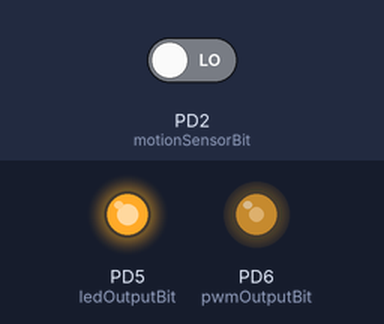
Simulated run of this program. Board: ATmega328P, built with avr-gcc and emulated at 8 MHz (the files do not name the chip). On the bench: output pins drawn as LEDs (lit = HIGH). Inputs (shaded band) come from the test bench; at power-on: PD2 (motionSensorBit) LOW.

Above: at 1.2 s.
1.3 s: PD2 (motionSensorBit) driven HIGH
Timing chart, 0 to 3.4 s (numbered marks = the images above; inputs shaded):
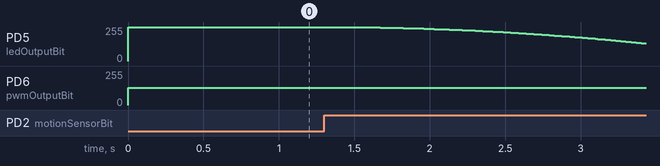

The program:

main.cpp
```cpp
#include <avr/interrupt.h>
#include <avr/io.h>
#include "audio_engine.h"
#include "config.h"

ISR(TIMER1_COMPA_vect) {
    OCR0A = AudioEngine::nextSample();
}

void setupPWM() {
    DDRD |= _BV(Config::pwmOutputBit) | _BV(Config::ledOutputBit);
    OCR0A = Config::pwmCenter;
    OCR0B = 255;
    TCCR0A = (1 << COM0A1) | (1 << COM0B1) | (1 << WGM00) | (1 << WGM01);
    TCCR0B = (1 << CS00);
}

void setupMotionSensor() {
    DDRD &= ~_BV(Config::motionSensorBit);
    PORTD &= ~_BV(Config::motionSensorBit);
}

void setupAudioTimer() {
    TCCR1A = 0;
    TCCR1B = 0;
    TCCR1B = _BV(WGM12) | _BV(CS10);
    OCR1A = Config::timer1Compare;
    TIFR1 = _BV(OCF1A);
    TIMSK1 = _BV(OCIE1A);
}

int main() {
    AudioEngine::begin();
    setupMotionSensor();
    setupPWM();
    setupAudioTimer();
    sei();

    // Treat an already-active sensor at startup as the first rising-edge trigger.
    uint8_t previousSensorState = 0;
    for (;;) {
        uint8_t sensorState = PIND & _BV(Config::motionSensorBit);
        // Only a new low-to-high edge starts a request; a held-high sensor does not retrigger.
        if (sensorState && !previousSensorState) {
            AudioEngine::trigger();
        }
        previousSensorState = sensorState;
    }
}
```

audio_engine.h
```cpp
#pragma once
#include <stdint.h>
namespace AudioEngine { void begin(); void trigger(); uint8_t nextSample(); }
```

noise.h
```cpp
#pragma once
#include <stdint.h>
uint8_t noise8();
```

audio_engine.cpp
```cpp
#include <avr/pgmspace.h>
#include "audio_engine.h"
#include "config.h"
#include "door_squeak_samples.h"
#include "noise.h"
#include "owl_samples.h"

namespace {
// A 64-entry quarter wave reconstructs a smooth, signed cycle by symmetry.
const uint8_t sineQuarterWave[64] PROGMEM = {
    0, 3, 6, 9, 13, 16, 19, 22, 25, 28, 31, 34, 37, 40, 43, 46,
    49, 52, 55, 58, 61, 64, 66, 69, 72, 74, 77, 79, 82, 84, 86, 89,
    91, 93, 95, 97, 99, 101, 103, 105, 107, 108, 110, 112, 113, 114, 116, 117,
    118, 119, 120, 121, 122, 123, 124, 124, 125, 126, 126, 126, 127, 127, 127, 127
};
const uint8_t bellExponentialDecay[16] PROGMEM = {
    255, 218, 187, 160, 137, 117, 100, 86,
    74, 63, 54, 46, 39, 33, 28, 24
};
const uint8_t bellAttackEnvelope[32] PROGMEM = {
    0, 1, 3, 7, 12, 18, 25, 33, 42, 52, 62, 74, 85, 97, 109, 121,
    134, 146, 158, 170, 181, 193, 203, 213, 222, 230, 237, 243, 248, 252, 254, 255
};
const int8_t owlWaveTable[64] PROGMEM = {
    0, 12, 24, 36, 48, 60, 71, 81, 91, 99, 107, 113, 117, 119, 120, 118,
    115, 110, 104, 96, 87, 77, 67, 58, 48, 39, 31, 24, 18, 13, 8, 4,
    0, -4, -8, -13, -18, -24, -31, -39, -48, -58, -67, -77, -87, -96, -104, -110,
    -115, -118, -120, -119, -117, -113, -107, -99, -91, -81, -71, -60, -48, -36, -24, -12
};
const int8_t owlPitchContour[Config::Owl::contourEntryCount] PROGMEM = {
    32, 28, 24, 20, 16, 12, 8, 4, 0, -4, -8, -12, -16, -20, -24, -28,
    -32, -36, -40, -44, -48, -52, -56, -60, -64, -68, -72, -76, -80, -84, -88, -92,
    -96, -100, -104, -108, -110, -110, -110, -110
};
const int8_t owlLevelContour[Config::Owl::contourEntryCount] PROGMEM = {
    0, 8, 20, 40, 65, 88, 108, 122, 127, 127, 126, 124, 121, 117, 112, 106,
    99, 91, 82, 72, 61, 50, 40, 32, 25, 19, 14, 10, 7, 5, 3, 2,
    1, 1, 1, 1, 1, 0, 0, 0
};

int16_t filteredNoise = 0;
int16_t deepNoise = 0;
int16_t pinkFast = 0;
int16_t pinkMid = 0;
int16_t pinkSlow = 0;
int16_t windAirNoise = 0;
int16_t windHissNoise = 0;
uint16_t soundSample = 0;
uint16_t ledFadePhase = 0;
uint8_t sound = Config::windSound;
uint16_t modulationPhase = 0;
uint16_t slowGustPhase = 0;
uint32_t doorSamplePhase = 0;
uint16_t bellFundamentalPhase = 0;
uint16_t bellPartialPhase = 0;
uint16_t bellHighPartialPhase = 0;
uint16_t bellFourthPartialPhase = 0;
int8_t bellFundamentalDetune = 0;
int8_t bellPartialDetune = 0;
int8_t bellHighPartialDetune = 0;
int8_t bellFourthPartialDetune = 0;
uint16_t owlRecordingPosition = 0;
uint16_t owlPhase = 0;
uint16_t owlChorusPhase = 0;
uint16_t owlVibratoPhase = 0;
// An 8-bit event request is atomic to consume from the audio ISR.
volatile uint8_t triggerRequested = 0;
uint8_t sequencePlaying = 0;
uint8_t outputGain = 0;

uint8_t triangleWave(uint16_t phase) {
    uint8_t value = (phase & 0x7FFF) >> 7;
    return (phase & 0x8000) ? 255 - value : value;
}

int16_t sineSignal(uint16_t phase) {
    uint8_t quadrant = phase >> 14;
    uint8_t index = (phase >> 8) & 0x3F;
    if (quadrant & 1) {
        index = 63 - index;
    }

    int16_t value = pgm_read_byte(&sineQuarterWave[index]);
    return (quadrant & 2) ? -value : value;
}

uint8_t ledFadeCurve(uint8_t progress) {
    if (progress < 128) {
        uint16_t value = progress;
        return (value * value * 2 + 127) / 255;
    }

    uint16_t remaining = 255 - progress;
    uint16_t fade = (remaining * remaining * 2 + 254) / 255;
    return 255 - fade;
}

int16_t interpolateOwlContour(const int8_t *table, uint16_t position) {
    uint8_t index = position >> Config::Owl::contourStepShift;
    if (index >= Config::Owl::contourEntryCount - 1) {
        return (int8_t)pgm_read_byte(&table[Config::Owl::contourEntryCount - 1]);
    }

    uint8_t fraction = position & ((1 << Config::Owl::contourStepShift) - 1);
    int8_t first = (int8_t)pgm_read_byte(&table[index]);
    int8_t second = (int8_t)pgm_read_byte(&table[index + 1]);
    return first + ((int16_t)(second - first) * fraction
        >> Config::Owl::contourStepShift);
}

uint8_t bellDecay(uint16_t position, uint8_t intervalShift) {
    uint8_t index = position >> intervalShift;
    if (index > 15) return 0;
    return pgm_read_byte(&bellExponentialDecay[index]);
}

uint8_t bellAttack(uint16_t position) {
    uint8_t index = position >> Config::Bell::attackTableStepShift;
    if (index >= Config::Bell::attackTableSize - 1) return 255;
    uint8_t fraction = position & ((1 << Config::Bell::attackTableStepShift) - 1);
    uint8_t first = pgm_read_byte(&bellAttackEnvelope[index]);
    uint8_t second = pgm_read_byte(&bellAttackEnvelope[index + 1]);
    return first + ((uint16_t)(second - first) * fraction
        >> Config::Bell::attackTableStepShift);
}

int8_t randomBellDetune() {
    return (int8_t)(noise8() >> 5) - Config::Bell::randomDetuneRange;
}

int16_t renderGhostCall(uint16_t position) {
    uint16_t cycle = position % Config::Owl::cycleSamples;
    uint16_t hootPosition = 0;
    bool hooting = false;
    bool secondHoot = false;
    if (cycle >= Config::Owl::firstHootStart && cycle < Config::Owl::firstHootEnd) {
        hootPosition = cycle - Config::Owl::firstHootStart;
        hooting = true;
    } else if (cycle >= Config::Owl::secondHootStart
        && cycle < Config::Owl::secondHootEnd) {
        hootPosition = cycle - Config::Owl::secondHootStart;
        hooting = true;
        secondHoot = true;
    }

    if (!hooting) return 0;

    uint16_t contourPosition = (uint32_t)hootPosition * 21 / 10;
    int16_t frequency = Config::Owl::baseFrequency
        + interpolateOwlContour(owlPitchContour, contourPosition);
    if (secondHoot) frequency += Config::Owl::secondHootOffset;
    owlVibratoPhase += Config::Owl::vibratoPhaseStep;
    frequency += sineSignal(owlVibratoPhase) / Config::Owl::vibratoDivisor;
    if (frequency < 200) frequency = 200;
    owlPhase += Config::phaseIncrementForFrequency(frequency);
    owlChorusPhase += Config::phaseIncrementForFrequency(
        frequency + Config::Owl::chorusDetuneHz);
    int16_t envelope = interpolateOwlContour(owlLevelContour, contourPosition);
    envelope = envelope * (secondHoot
        ? Config::Owl::secondHootLevelPercent
        : Config::Owl::firstHootLevelPercent) / 100;
    int16_t waveform = (int8_t)pgm_read_byte(&owlWaveTable[owlPhase >> 10]);
    int16_t tone = (waveform * Config::Owl::chorusMainWeight
        + sineSignal(owlChorusPhase))
        / (Config::Owl::chorusMainWeight + 1);
    uint8_t tremolo = 224 + sineSignal(owlVibratoPhase)
        / Config::Owl::tremoloDepthDivisor;
    int16_t sample = (tone * tremolo >> 8) * envelope
        >> Config::Owl::levelScaleShift;
    if (hootPosition < Config::Owl::breathSamples) {
        uint16_t remainingBreath = Config::Owl::breathSamples - hootPosition;
        int16_t breathEnvelope = envelope * remainingBreath
            >> Config::Owl::breathEnvelopeShift;
        sample += (filteredNoise * breathEnvelope)
            >> Config::Owl::breathMixShift;
    }
    return sample;
}

int16_t renderOwlRecording() {
    uint16_t sourceIndex = owlRecordingPosition
        / Config::Owl::sampleUpsampleFactor;
    uint16_t fraction = ((uint32_t)(owlRecordingPosition
        % Config::Owl::sampleUpsampleFactor) << 16)
        / Config::Owl::sampleUpsampleFactor;
    int16_t sample = 0;
    if (sourceIndex >= OWL_SAMPLE_START
            && sourceIndex < OWL_SAMPLE_START + OWL_SAMPLE_COUNT) {
        uint16_t index = sourceIndex - OWL_SAMPLE_START;
        uint8_t first = pgm_read_byte(&owlSamples[index]);
        uint8_t second = index + 1 < OWL_SAMPLE_COUNT
            ? pgm_read_byte(&owlSamples[index + 1])
            : 128;
        sample = (int16_t)first - 128
            + ((int32_t)((int16_t)second - first) * fraction >> 16);
    }

    if (++owlRecordingPosition == Config::audioSampleRate) {
        owlRecordingPosition = 0;
    }
    return sample;
}

int16_t renderDoorSqueak() {
    uint16_t index = doorSamplePhase >> 16;
    if (index >= DOOR_SQUEAK_SAMPLE_COUNT) {
        return 0;
    }

    uint8_t first = pgm_read_byte(&doorSqueakSamples[index]);
    uint8_t second = index + 1 < DOOR_SQUEAK_SAMPLE_COUNT
        ? pgm_read_byte(&doorSqueakSamples[index + 1])
        : first;
    uint16_t fraction = doorSamplePhase;
    int16_t sample = (int16_t)first - 128
        + ((int32_t)((int16_t)second - first) * fraction >> 16);
    doorSamplePhase += Config::Door::phaseIncrement;
    return sample;
}

void resetSequence() {
    filteredNoise = 0;
    deepNoise = 0;
    pinkFast = 0;
    pinkMid = 0;
    pinkSlow = 0;
    windAirNoise = 0;
    windHissNoise = 0;
    soundSample = 0;
    ledFadePhase = 0;
    sound = Config::windSound;
    modulationPhase = 0;
    slowGustPhase = 0;
    doorSamplePhase = 0;
    bellFundamentalPhase = 0;
    bellPartialPhase = 0;
    bellHighPartialPhase = 0;
    bellFourthPartialPhase = 0;
    bellFundamentalDetune = 0;
    bellPartialDetune = 0;
    bellHighPartialDetune = 0;
    bellFourthPartialDetune = 0;
    owlRecordingPosition = 0;
    owlPhase = 0;
    owlChorusPhase = 0;
    owlVibratoPhase = 0;
    outputGain = 0;
}
}

void AudioEngine::begin() {
    triggerRequested = 0;
    sequencePlaying = 0;
    resetSequence();
}

void AudioEngine::trigger() {
    triggerRequested = 1;
}

uint8_t AudioEngine::nextSample() {
    if (triggerRequested) {
        triggerRequested = 0;
        // Triggers received while playing are consumed and intentionally discarded.
        if (!sequencePlaying) {
            resetSequence();
            sequencePlaying = 1;
        }
    }

    if (!sequencePlaying) {
        OCR0B = 255;
        return 128;
    }
    // Fade in at the start; the final sound's envelope fades the sequence out.
    outputGain = outputGain > 255 - Config::outputGainStep
        ? 255
        : outputGain + Config::outputGainStep;

    int16_t noise = (int16_t)noise8() - 128;
    // Weighted parallel low-pass bands approximate equal energy per octave (pink noise).
    pinkFast += (noise - pinkFast) >> Config::PinkNoise::fastFilterShift;
    pinkMid += (noise - pinkMid) >> Config::PinkNoise::midFilterShift;
    pinkSlow += (noise - pinkSlow) >> Config::PinkNoise::slowFilterShift;
    filteredNoise = (noise >> Config::PinkNoise::whiteWeightShift)
        + (pinkFast >> Config::PinkNoise::fastWeightShift)
        + (pinkMid >> Config::PinkNoise::midWeightShift)
        + (pinkSlow >> Config::PinkNoise::slowWeightShift);
    deepNoise += (filteredNoise - deepNoise) >> Config::deepNoiseShift;

    uint16_t position = soundSample;
    uint16_t activeSoundSamples = Config::samplesPerSound;
    uint16_t fadePosition = 0;
    uint16_t fadeDuration = 0;
    if (ledFadePhase < Config::ledFadeInSamples) {
        fadePosition = ledFadePhase;
        fadeDuration = Config::ledFadeInSamples;
    } else if (ledFadePhase
            < Config::ledFadeInSamples + Config::ledFadeOutSamples) {
        fadePosition = Config::ledFadeOutSamples - 1
            - (ledFadePhase - Config::ledFadeInSamples);
        fadeDuration = Config::ledFadeOutSamples;
    }
    uint8_t fadeProgress = fadeDuration > 1
        ? (uint32_t)fadePosition * 255 / (fadeDuration - 1)
        : 0;
    uint8_t ledBrightness = ledFadeCurve(fadeProgress);
    OCR0B = 255 - ledBrightness;
    if (++ledFadePhase >= Config::ledFadeCycleSamples) {
        ledFadePhase = 0;
    }
    int16_t sample = 0;

    switch (sound) {
    case Config::windSound: { // Layered gusts shape slow airflow and faster filtered hiss.
        modulationPhase += Config::Wind::gustPhaseStep;
        slowGustPhase += Config::Wind::slowGustPhaseStep;
        uint8_t gust = triangleWave(modulationPhase);
        uint8_t slowGust = triangleWave(slowGustPhase);
        windAirNoise += (noise - windAirNoise) >> Config::Wind::airFilterShift;
        windHissNoise += (noise - windHissNoise) >> Config::Wind::hissFilterShift;
        int16_t windNoise = (filteredNoise - deepNoise)
                / Config::Wind::filteredNoiseDivisor
            + deepNoise / Config::Wind::deepNoiseDivisor
            + noise / Config::Wind::rawNoiseDivisor
            + windAirNoise / Config::Wind::airMovementDivisor
            + windHissNoise / Config::Wind::hissDivisor;
        int16_t gustGain = Config::Wind::baseGain
            + (gust >> Config::Wind::fastGustDepthShift)
            + (slowGust >> Config::Wind::slowGustDepthShift);
        sample = (int32_t)windNoise * gustGain >> Config::Wind::gustMixShift;
        break;
    }
    case Config::ghostSound: { // Owl-style pitched calls give the ghost its wavering voice.
        sample = renderGhostCall(position);
        break;
    }
    case Config::doorSound: { // Play the recorded, flash-resident door squeak.
        sample = renderDoorSqueak();
        break;
    }
    case Config::bellSound: { // A smooth attack excites inharmonic partials with exponential ring-down.
        if (position == 0) {
            bellFundamentalDetune = randomBellDetune();
            bellPartialDetune = randomBellDetune();
            bellHighPartialDetune = randomBellDetune();
            bellFourthPartialDetune = randomBellDetune();
        }
        bellFundamentalPhase += Config::phaseIncrementForFrequency(
            Config::Bell::fundamentalFrequency + bellFundamentalDetune);
        bellPartialPhase += Config::phaseIncrementForFrequency(
            Config::Bell::partialFrequency + bellPartialDetune);
        bellHighPartialPhase += Config::phaseIncrementForFrequency(
            Config::Bell::highPartialFrequency + bellHighPartialDetune);
        bellFourthPartialPhase += Config::phaseIncrementForFrequency(
            Config::Bell::fourthPartialFrequency + bellFourthPartialDetune);
        uint8_t attack = bellAttack(position);
        uint8_t fundamentalDecay = bellDecay(position, Config::Bell::fundamentalDecayShift);
        uint8_t partialDecay = bellDecay(position, Config::Bell::partialDecayShift);
        uint8_t highDecay = bellDecay(position, Config::Bell::highDecayShift);
        uint8_t fourthDecay = bellDecay(position, Config::Bell::fourthDecayShift);
        fundamentalDecay = (uint16_t)fundamentalDecay * attack >> 8;
        partialDecay = (uint16_t)partialDecay * attack >> 8;
        highDecay = (uint16_t)highDecay * attack >> 8;
        fourthDecay = (uint16_t)fourthDecay * attack >> 8;
        sample = (sineSignal(bellFundamentalPhase) * fundamentalDecay
                >> Config::Bell::fundamentalMixShift)
            + (sineSignal(bellPartialPhase) * partialDecay
                >> Config::Bell::partialMixShift)
            + (sineSignal(bellHighPartialPhase) * highDecay
                >> Config::Bell::highPartialMixShift)
            + (sineSignal(bellFourthPartialPhase) * fourthDecay
                >> Config::Bell::fourthPartialMixShift);
        if (position < Config::Bell::strikeNoiseSamples) {
            uint8_t noiseDecay = Config::Bell::strikeNoiseSamples - position;
            uint8_t noiseEnvelope = (uint16_t)attack * noiseDecay
                / Config::Bell::strikeNoiseSamples;
            sample += (pinkFast * noiseEnvelope) >> Config::Bell::strikeNoiseMixShift;
        }
        break;
    }
    case Config::owlSound: { // Flash wavetable and contours shape shorter paired owl calls.
        sample = renderOwlRecording();
        break;
    }
    }

    uint16_t fadeSamples = sound == Config::bellSound
        ? Config::Bell::fadeSamples
        : Config::soundFadeSamples;
    uint8_t fade = 255;
    if (position < fadeSamples) {
        fade = position;
    } else if (position >= activeSoundSamples - fadeSamples) {
        fade = activeSoundSamples - 1 - position;
    }
    sample = ((int32_t)sample * fade) >> 8;

    if (++soundSample == activeSoundSamples) {
        soundSample = 0;
        if (sound + 1 == Config::soundCount) {
            sequencePlaying = 0;
            outputGain = 0;
        } else {
            ++sound;
            modulationPhase = 0;
            slowGustPhase = 0;
            doorSamplePhase = 0;
            bellFundamentalPhase = 0;
            bellPartialPhase = 0;
            bellHighPartialPhase = 0;
            bellFourthPartialPhase = 0;
            bellFundamentalDetune = 0;
            bellPartialDetune = 0;
            bellHighPartialDetune = 0;
            bellFourthPartialDetune = 0;
            owlRecordingPosition = 0;
            owlPhase = 0;
            owlChorusPhase = 0;
            owlVibratoPhase = 0;
        }
    }

    if (sample < -128) sample = -128;
    if (sample > 127) sample = 127;
    sample = sample * outputGain / 255;
    sample += 128;
    if (sample < 0) sample = 0;
    if (sample > 255) sample = 255;
    return (uint8_t)sample;
}
```

Source omitted: ueak_samples.h (data table, 42091 bytes), owl_samples.h (data table, 17230 bytes), noise.cpp (633 bytes), config.h (4955 bytes)

Measured:
- after the input at 1.3 s, PD5 (ledOutputBit): moves from 255/255 to 132/255 over 2.0 s, starting after 0.14 s
